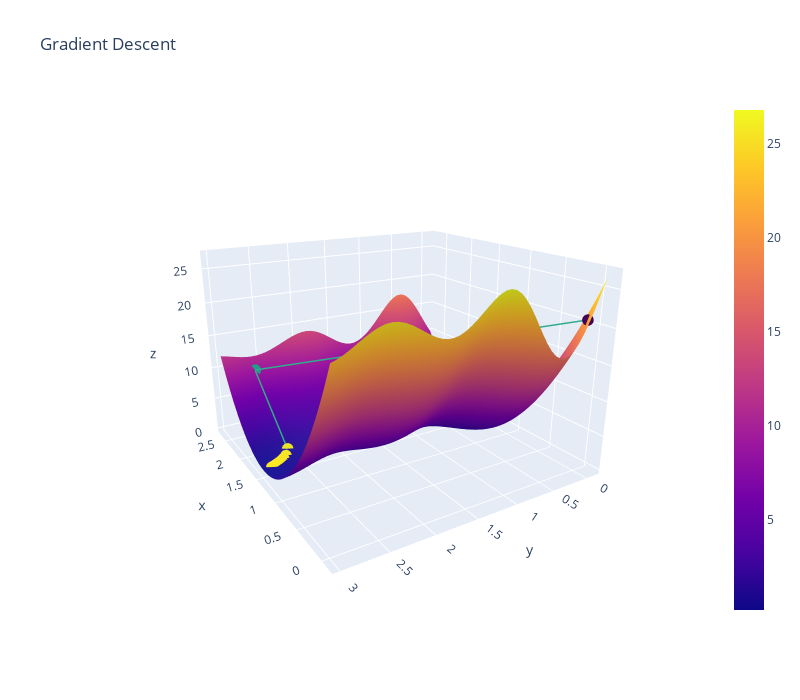

Notebook code for this chart:
### Code cell
# Run me to see another 3D plot (gradient descent with decaying alpha)
plot_3d(thetas_decay[:, 0], thetas_decay[:, 1], loss_decay, average_squared_loss, sin_model, x, y)
